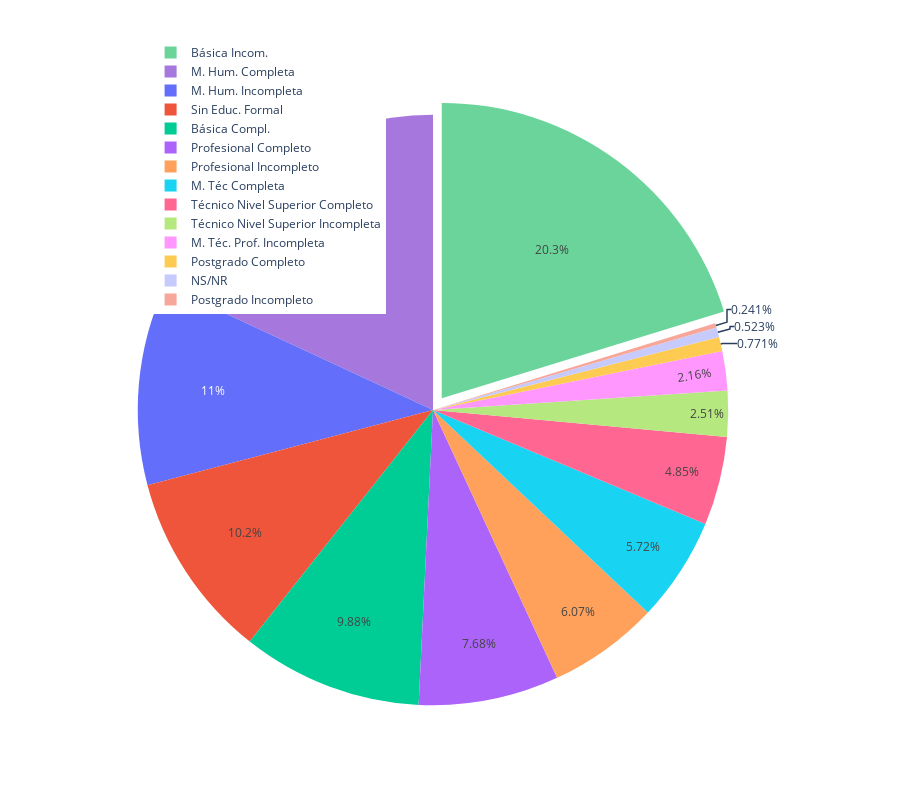

Here is the notebook cell this chart was saved with:
### Code cell
col = "educ"
grouped = data[col].value_counts().reset_index()
grouped = grouped.rename(columns = {col : "count", "index" : col})

## plot
plt.figure(figsize=(10,10))
trace = go.Pie(labels=grouped[col], values=grouped['count'], pull=[0.05, 0], marker=dict(colors=["#6ad49b", "#a678de"]))
layout = go.Layout(title="", height=800, legend=dict(x=0.1, y=1.1))
fig = go.Figure(data = [trace], layout = layout)
iplot(fig)

### Figure 1 — Plotly figure (JSON) as saved in the notebook; plotly's stock layout.template omitted (floating-point values rounded to 4 significant figures)
{"data": [{"labels": ["Básica Incom.", "M. Hum. Completa", "M. Hum. Incompleta", "Sin Educ. Formal", "Básica Compl.", "Profesional Completo", "Profesional Incompleto", "M. Téc Completa", "Técnico Nivel Superior Completo", "Técnico Nivel Superior Incompleta", "M. Téc. Prof. Incompleta", "Postgrado Completo", "NS/NR", "Postgrado Incompleto"], "marker": {"colors": ["#6ad49b", "#a678de"]}, "pull": [0.05, 0], "type": "pie", "values": [43845, 39121, 23863, 22170, 21386, 16628, 13134, 12380, 10491, 5427, 4672, 1668, 1132, 522]}], "layout": {"height": 800, "legend": {"x": 0.1, "y": 1.1}, "title": {"text": ""}}}
